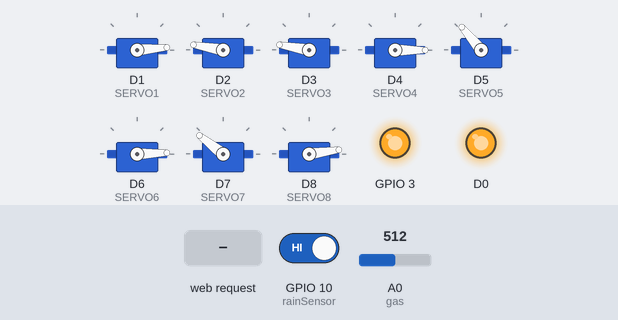
The sketch below on a simulated ESP8266 (NodeMCU). Parts: 8 × servo, output pins drawn as LEDs (lit = HIGH). Inputs (shaded band) come from the test bench; at power-on: A0 (gas) = 512, GPIO 10 (rainSensor) HIGH. WiFi joins after 1.5 s; servers stay silent unless stated; what the sketch prints to the serial monitor is not drawn.

Above: at 2.7 s.
2.8 s: HTTP request GET /cuasokhach=on received
At 3.8 s:
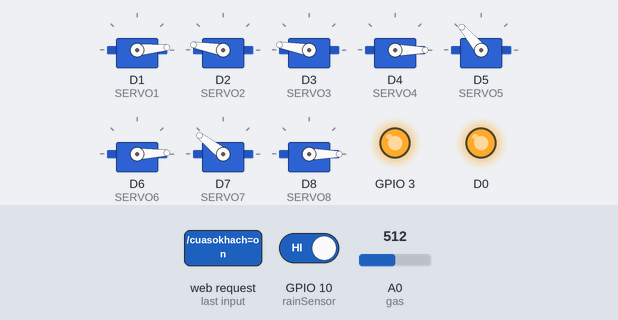
4.3 s: A0 (gas) set to 171
5.8 s: A0 (gas) set to 149
At 6.8 s:
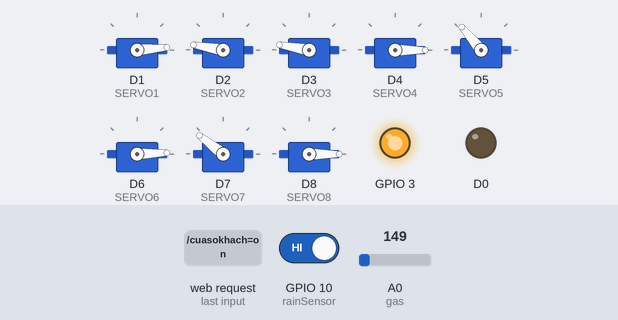
7.3 s: HTTP request GET /cuasokhach=off received
At 7.6 s:
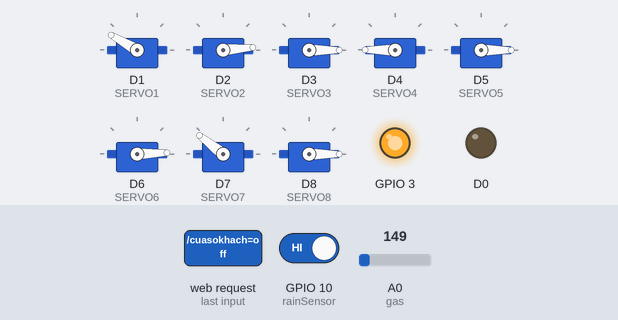
8.8 s: HTTP request GET /cuasongu=on received
At 9.8 s:
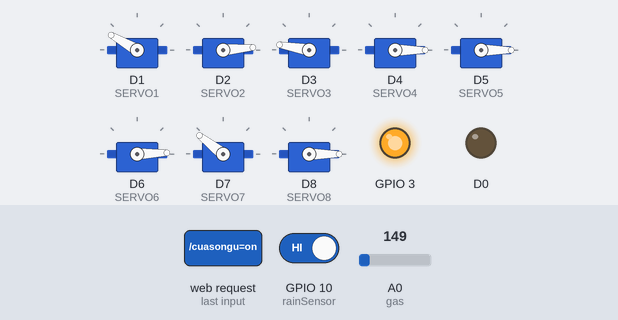
10.3 s: HTTP request GET /cuasobep=on received
At 11.3 s:
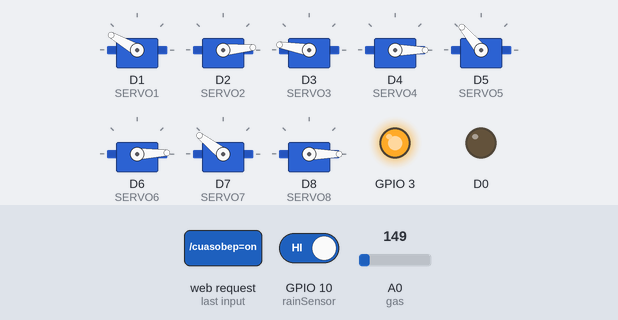
Timing chart, 0 to 12.8 s (numbered marks = the images above; inputs shaded):
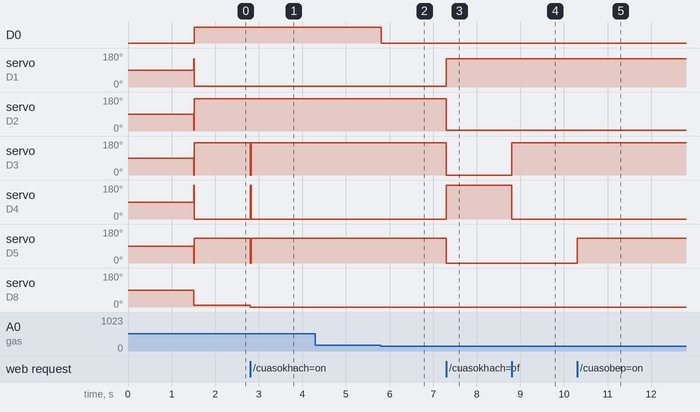

The sketch:

servo.ino
```cpp
                                                                              /* ĐỒ ÁN CƠ ĐIỆN TỬ */

  #include <Servo.h>
  #include <ESP8266WiFi.h>

  #define SERVO1 D1 // Cửa sổ khách
  #define SERVO2 D2 // Cửa sổ khách
  #define SERVO3 D3 // Cửa sổ ngủ
  #define SERVO4 D4 // Cửa sổ ngủ
  #define SERVO5 D5 // Cửa sổ bếp
  #define SERVO6 D6 // Cửa bếp
  #define SERVO7 D7 // Cửa chính
  #define SERVO8 D8 // Cửa chính

  Servo gServo1;
  Servo gServo2;
  Servo gServo3;
  Servo gServo4;
  Servo gServo5;
  Servo gServo6;
  Servo gServo7;
  Servo gServo8;

const char* ssid = "danthanh";
const char* password = "06112013";

//const char* ssid = "NgocDaiCa";
//const char* password = "ngocdeptrai";

int rainSensor = 10;
int gas = A0;
WiFiServer server(80);

int cuasokhach, cuasongu, cuasobep, cuabep, cuachinh, quatngu, offall;

 void setup()
 {
      //ESP.eraseConfig();
      //ESP.reset();
      Serial.begin(115200);
      delay(10);

       pinMode(A0, INPUT); // A0
       pinMode(10,INPUT); // CB mưa
       pinMode(D0, OUTPUT); // Báo động
       digitalWrite(D0,LOW);
       pinMode(3, OUTPUT);  // Quạt Ngủ
       digitalWrite(3,HIGH);

       gServo1.attach(SERVO1);
       gServo2.attach(SERVO2);
       gServo3.attach(SERVO3);
       gServo4.attach(SERVO4);
       gServo5.attach(SERVO5);
       gServo6.attach(SERVO6);
       gServo7.attach(SERVO7);
       gServo8.attach(SERVO8);

    Serial.print("Connecting to: ");
    Serial.println(ssid);
    WiFi.begin(ssid, password);

     while (WiFi.status() != WL_CONNECTED) {
        delay(500);
       Serial.print(".");
      }
     Serial.println("");
     Serial.println("WiFi connected");

      // Start the server
      server.begin();
      Serial.println("Server started");

      // Print the IP address
      Serial.println(WiFi.localIP());

          gServo1.write(150);
          gServo2.write(5);
          gServo3.write(0);
          gServo4.write(180);
          gServo5.write(0);
          gServo6.write(2);
          gServo7.write(142);
          gServo8.write(8);

 }

void loop()
{
      int analogSensor = analogRead(gas); //A0
      int mua = digitalRead(rainSensor);  //10
      //Serial.println(analogSensor);
      delay(10);

      if (analogSensor > 160)
      {
            digitalWrite(D0,HIGH); // Còi
              gServo1.write(5);
              gServo2.write(170);
              gServo3.write(170);
              gServo4.write(0);
              gServo5.write(130);

//                cuasokhach = 1;
//                cuasongu = 1;
//                cuasobep = 1;
//                cuabep = 1;
//                cuachinh = 1;
      }
      else digitalWrite(D0,LOW);

      if (mua == LOW)
        {
              gServo1.write(150);
              gServo2.write(5);
              gServo3.write(0);
              gServo4.write(180);
              gServo5.write(0);
              gServo6.write(2);

//                cuasokhach = 0;
//                cuasongu = 0;
//                cuasobep = 0;
//                cuabep = 0;
//                cuachinh = 0;
        }


   // Check if a client has connected
      WiFiClient client = server.available();
      if (!client) {
        return;
      }
      while(!client.available()){
        delay(1);
      }

    // Wait until the client sends some data
    //  Serial.println("new client");
      while(!client.available()){
        delay(1);
      }


     String req = client.readStringUntil('\r');
      Serial.println(req);
      client.flush();

        // Cửa sổ khách
        if (req.indexOf("/cuasokhach=on") != -1) cuasokhach = 1;
        else if (req.indexOf("/cuasokhach=off") != -1) cuasokhach = 0;

        // Cửa Sổ Ngủ
        else if (req.indexOf("/cuasongu=on") != -1) cuasongu = 1;
        else if (req.indexOf("/cuasongu=off") != -1) cuasongu = 0;

        // Cửa Sổ Bếp
        else if (req.indexOf("/cuasobep=on") != -1) cuasobep = 1;
        else if (req.indexOf("/cuasobep=off") != -1) cuasobep = 0;

        // Cửa Bếp
        else if (req.indexOf("/cuabep=on") != -1) cuabep = 1;
        else if (req.indexOf("/cuabep=off") != -1) cuabep = 0;

        // Cửa Chính
        else if (req.indexOf("/cuachinh=on") != -1) cuachinh = 1;
        else if (req.indexOf("/cuachinh=off") != -1) cuachinh = 0;

        // QUẠT PHÒNG NGỦ
        else if (req.indexOf("/quatngu=on") != -1)        quatngu = 1;
        else if (req.indexOf("/quatngu=off") != -1)       quatngu = 0;

        else if (req.indexOf("/offall") != -1) offall = 1;

        else
        {
         client.stop();
         return;
        }

        if (offall == 1) {
          cuasokhach = 0;
          cuasongu = 0;
          cuasobep = 0;
          cuabep = 0;
          quatngu = 0;
          offall = 0;
        }

        if (cuasokhach == 1) {
          gServo1.write(5);
          gServo2.write(170);
        }
        else             {
          gServo1.write(150);
          gServo2.write(5);
        }

        if (cuasongu == 1) {
          gServo3.write(170);
          gServo4.write(0);
        }
        else             {
          gServo3.write(0);
          gServo4.write(180);
        }

        if (cuasobep == 1)  gServo5.write(130);
        else                  gServo5.write(0);

        if (cuabep == 1) gServo6.write(92);
        else                gServo6.write(2);

        if(cuachinh == 1) {
          gServo7.write(30);
          gServo8.write(160);
        }
        else {
          gServo7.write(142);
          gServo8.write(0);
        }

        if (quatngu == 1) digitalWrite(3,LOW);
        else              digitalWrite(3,HIGH);

                                                                    /*    ĐƯA LÊN INTERNET    */

         client.println("HTTP/1.1 200 OK");        //Tạo 1 trang mới
         client.println("Content-Type: text/html");
     //  client.println("Refresh: 10");   // lệnh để tự động tải lại trang, cứ 20 giây 1 lần tải lại.
         client.println("");
         client.println("<!DOCTYPE HTML>");
         client.println("<HTML>");             // câu lệnh của web để trình duyệt hiểu mà hiển thị các phần đầu, thân, cuối,...mình chưa học lập trình web nên chưa hiểu lắm
            client.println("<HEAD>");
                  client.println("<TITLE>DO AN CO DIEN TU</TITLE>"); // tên tiêu đề ở mác của tab trình duyệt đó, cái này ít quan trọng. có thể thay đổi tùy ý
            client.println("</HEAD>");

            client.println("<CENTER>");
                  client.println("<h1><b>DU AN NHA THONG MINH (SMART HOME)</b></h1>");
            client.println("</CENTER>");
            client.println("<br />");

            client.println("<CENTER>");
                 if (cuasokhach == 1) client.println("CUA SO KHACH :<b>DANG MO</b>");
                 else client.println("CUA SO KHACH : <b>DANG DONG</b>");
                 //client.println("<br />");
                 client.println("<a href=\"/cuasokhach=on\"\"><button>ON </button></a>");
                 client.println("<a href=\"/cuasokhach=off\"\"><button>OFF </button></a><br />");
             client.println("</CENTER>");
             client.println("<br><br>");

             client.println("<CENTER>");
                 if (cuasongu == 1) client.println("CUA SO NGU :<b>DANG MO</b>");
                 else client.println("CUA SO NGU : <b>DANG DONG</b>");
                 //client.println("<br />");
                 client.println("<a href=\"/cuasongu=on\"\"><button>ON </button></a>");
                 client.println("<a href=\"/cuasongu=off\"\"><button>OFF </button></a><br />");
             client.println("</CENTER>");
             client.println("<br><br>");

             client.println("<CENTER>");
                 if (cuasobep == 1) client.println("CUA SO BEP :<b>DANG MO</b>");
                 else client.println("CUA SO BEP : <b>DANG DONG</b>");
                 //client.println("<br />");
                 client.println("<a href=\"/cuasobep=on\"\"><button>ON </button></a>");
                 client.println("<a href=\"/cuasobep=off\"\"><button>OFF </button></a><br />");
             client.println("</CENTER>");
             client.println("<br><br>");

             client.println("<CENTER>");
                 if (cuabep == 1) client.println("CUA BEP :<b>DANG MO</b>");
                 else client.println("CUA BEP : <b>DANG DONG</b>");
                 //client.println("<br />");
                 client.println("<a href=\"/cuabep=on\"\"><button>ON </button></a>");
                 client.println("<a href=\"/cuabep=off\"\"><button>OFF </button></a><br />");
             client.println("</CENTER>");
             client.println("<br><br>");

             client.println("<CENTER>");
                 if (cuachinh == 1) client.println("CUA CHINH :<b>DANG MO</b>");
                 else client.println("CUA CHINH : <b>DANG DONG</b>");
                 //client.println("<br />");
                 client.println("<a href=\"/cuachinh=on\"\"><button>ON </button></a>");
                 client.println("<a href=\"/cuachinh=off\"\"><button>OFF </button></a><br />");
             client.println("</CENTER>");
             client.println("<br><br>");

              client.println("<CENTER>");
                 client.println("<b>DONG HET CUA : </b>");
                 //client.println("<br />");
                 client.println("<a href=\"/offall\"\"><button>Turn Off </button></a><br />");
             client.println("</CENTER>");
             client.println("<br><br>");

             client.println("<CENTER>");
                 client.print("NONG DO GAS: ");
                 client.print("<b>");
                 client.print(analogSensor);
                 client.print(" PPM ");
                 client.print("</b>");
                 client.println("<br><br>");
             client.println("</CENTER>");
         client.println("</HTML>");
       delay(10);
}
```

Measured:
- the behaviour switches between 161 and 160 on A0 (gas) (found by bisection; images 1 and 2)
- after the input at 2.8 s, servo on D3 (SERVO3): 170° → 0° at once, → 170° 0.02 s later; servo on D4 (SERVO4): 0° → 180° at once, → 0° 0.02 s later; servo on D5 (SERVO5): 130° → 0° at once, → 130° 0.02 s later; servo on D8 (SERVO8): 8° → 0° at once
- after the input at 4.3 s, every drawn part: stays the same
- after the input at 5.8 s, D0: HIGH → LOW at once
- after the input at 7.3 s, servo on D1 (SERVO1): 5° → 150° at once; servo on D2 (SERVO2): 170° → 5° at once; servo on D3 (SERVO3): 170° → 0° at once; servo on D4 (SERVO4): 0° → 180° at once; servo on D5 (SERVO5): 130° → 0° at once
- after the input at 8.8 s, servo on D3 (SERVO3): 0° → 170° at once; servo on D4 (SERVO4): 180° → 0° at once
- after the input at 10.3 s, servo on D5 (SERVO5): 0° → 130° at once
